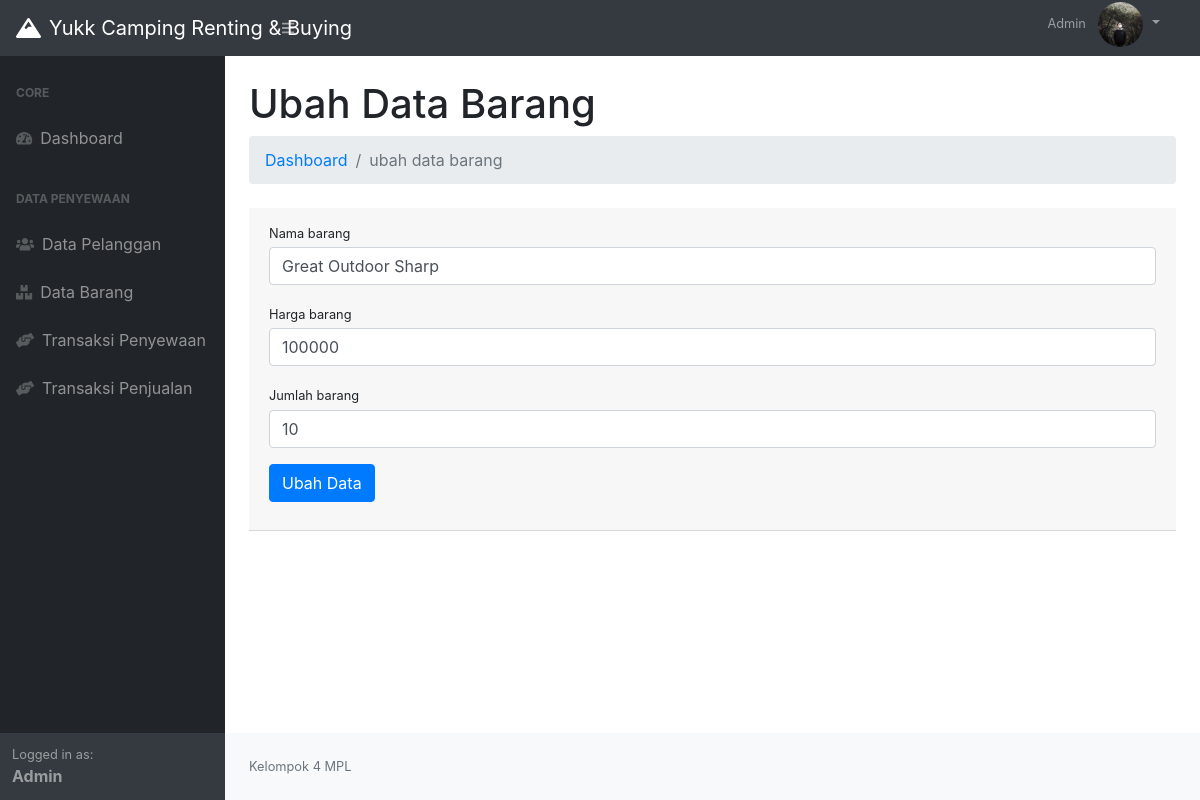
The page /sewaalatcamping-master/dashboard.php?p=barang&aksi=ubah&id=2 (signed in) on the database its author committed.
### tables this page shows
CREATE TABLE IF NOT EXISTS `tb_barang` (
  `idbarang` int(5) NOT NULL AUTO_INCREMENT,
  `namabarang` varchar(20) NOT NULL,
  `harga` int(10) NOT NULL,
  `jumlah_barang` int(10) NOT NULL,
  `desc` varchar(5000) DEFAULT NULL,
  `stok` int(10) DEFAULT NULL,
  `id_kategori` int(10) DEFAULT NULL,
  `hargasewa` decimal(20,0) DEFAULT NULL,
  `hargabeli` decimal(20,0) DEFAULT NULL,
  `fotobarang` mediumblob DEFAULT NULL,
  PRIMARY KEY (`idbarang`)
);

### sewaalatcamping-master/page/barang/ubah.php (the view, shortened to what this page needs)
<?php
$id_barang = $_GET['id'];
$sql = $conn->query("SELECT * FROM tb_barang WHERE idbarang = $id_barang") or die(mysqli_error($conn));
$pecahSql = $sql->fetch_assoc();
?>
<h1 class="mt-4">Ubah Data Barang</h1>
<ol class="breadcrumb mb-4">
    <li class="breadcrumb-item"><a href="index.php">Dashboard</a></li>
    <li class="breadcrumb-item active">ubah data barang</li>
</ol>
<div class="card-header mb-5">
    <form action="" method="post">
        <div class="form-group">
            <label class="small mb-1" for="nama_barang">Nama barang</label>
            <input class="form-control" id="nama_barang" name="nama_barang" type="text" placeholder="Masukan nama barang" value="<?= $pecahSql['namabarang']; ?>" />
        </div>
        <div class="form-group">
            <label class="small mb-1" for="harga_barang">Harga barang</label>
            <input class="form-control" id="harga_barang" name="harga_barang" type="text" value="<?= $pecahSql['harga']; ?>" placeholder="Masukan harga barang" />
        </div>
        <div class="form-group">
            <label class="small mb-1" for="jumlah_barang">Jumlah barang</label>
            <input class="form-control" value="<?= $pecahSql['jumlah_barang']; ?>" id="jumlah_barang" name="jumlah_barang" type="number" placeholder="Masukan jumlah barang" />
        </div>
        <div class="form-group">
            <button type="submit" class="btn btn-primary" name="ubah">Ubah Data</button>
        </div>
    </form>
</div>

### rows shown on the page
tb_barang: nama_barang "Great Outdoor Sharp", harga_barang "100000", jumlah_barang "10"

### other values the page prints
$_SESSION['login']['nama'] "Admin"
